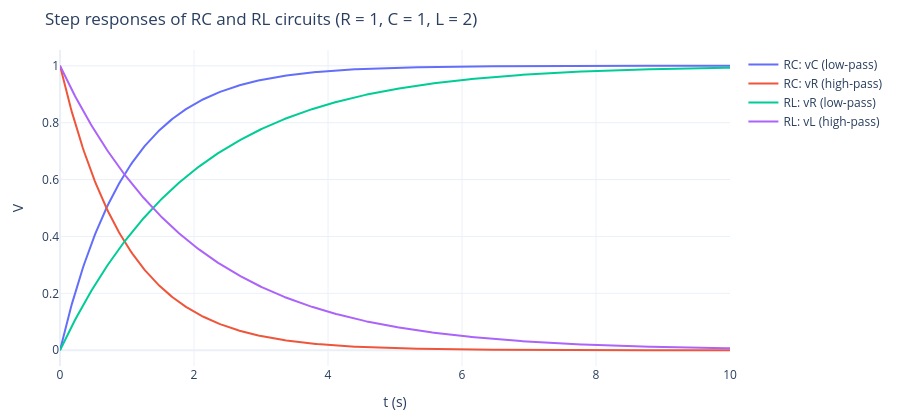

The notebook cell saved with this chart:
### Markdown cell above
## 4. 四種一階電路

| 電路 | 輸出 | 轉移函數 | 類型 |
|---|---|---|---|
| RC | $v_C$ | $\dfrac{1}{RCs+1}$ | 低通 |
| RC | $v_R$ | $\dfrac{RCs}{RCs+1}$ | 高通 |
| RL | $v_R$ | $\dfrac{1}{\frac{L}{R}s+1}$ | 低通 |
| RL | $v_L$ | $\dfrac{\frac{L}{R}s}{\frac{L}{R}s+1}$ | 高通 |

以 $R = 1\,\Omega$、$C = 1$ F、$L = 2$ H 為例：兩個低通的步階響應從 0 升到 1，兩個高通從 1 衰減到 0；
任一電路的兩個輸出相加恆等於輸入（KVL）。

### Code cell
Lh = 2.0
cases = {"RC: vC (low-pass)": ([1], [R * Cc, 1]), "RC: vR (high-pass)": ([R * Cc, 0], [R * Cc, 1]),
         "RL: vR (low-pass)": ([1], [Lh / R, 1]), "RL: vL (high-pass)": ([Lh / R, 0], [Lh / R, 1])}
t = np.linspace(0, 10, 501)
fig = go.Figure()
out = {}
for name, (num, den) in cases.items():
    _, yy = signal.step(signal.lti(num, den), T=t)
    out[name] = yy
    fig.add_scatter(x=t, y=np.round(yy, 5), name=name)
show(fig, "Step responses of RC and RL circuits (R = 1, C = 1, L = 2)", "t (s)", "V")
print(f"KVL check RC: max |vC + vR - 1| = {np.max(np.abs(out['RC: vC (low-pass)'] + out['RC: vR (high-pass)'] - 1)):.1e};  "
      f"RL: max |vR + vL - 1| = {np.max(np.abs(out['RL: vR (low-pass)'] + out['RL: vL (high-pass)'] - 1)):.1e}")
print(f"RL time constant L/R = {Lh / R} s: vR(L/R) = {np.interp(Lh / R, t, out['RL: vR (low-pass)']):.4f}")

### Figure 1 — Plotly figure (JSON) as saved in the notebook; plotly's stock layout.template omitted (floating-point values rounded to 4 significant figures; data arrays with more than 128 entries replaced by an {"elided": "..."} marker saying what was removed)
{"data": [{"name": "RC: vC (low-pass)", "type": "scatter", "x": {"elided": "501 float values"}, "y": {"elided": "501 float values"}}, {"name": "RC: vR (high-pass)", "type": "scatter", "x": {"elided": "501 float values"}, "y": {"elided": "501 float values"}}, {"name": "RL: vR (low-pass)", "type": "scatter", "x": {"elided": "501 float values"}, "y": {"elided": "501 float values"}}, {"name": "RL: vL (high-pass)", "type": "scatter", "x": {"elided": "501 float values"}, "y": {"elided": "501 float values"}}], "layout": {"height": 420, "margin": {"b": 50, "l": 60, "r": 20, "t": 50}, "title": {"text": "Step responses of RC and RL circuits (R = 1, C = 1, L = 2)"}, "xaxis": {"title": {"text": "t (s)"}}, "yaxis": {"title": {"text": "V"}}}}
